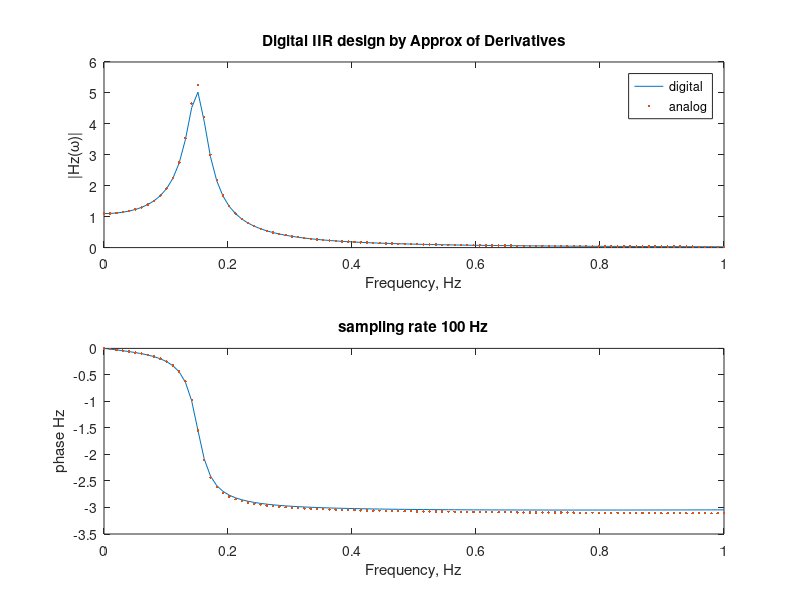
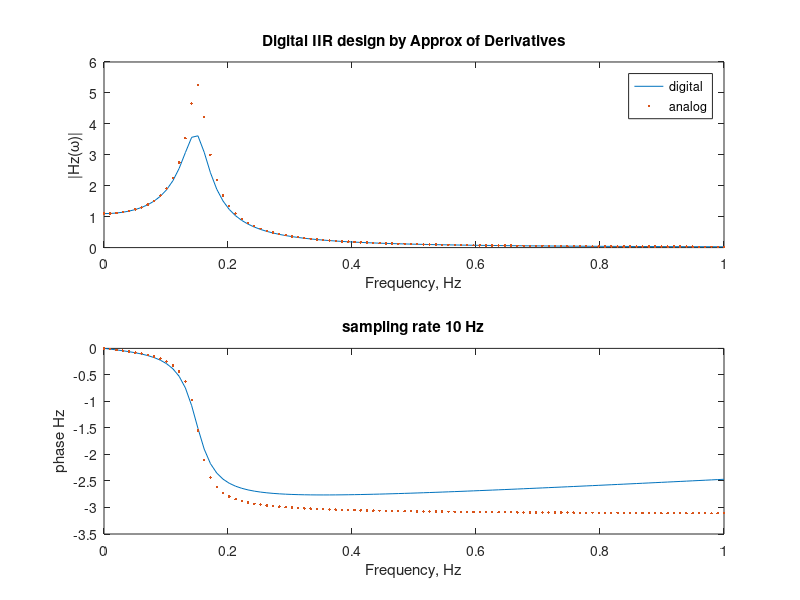
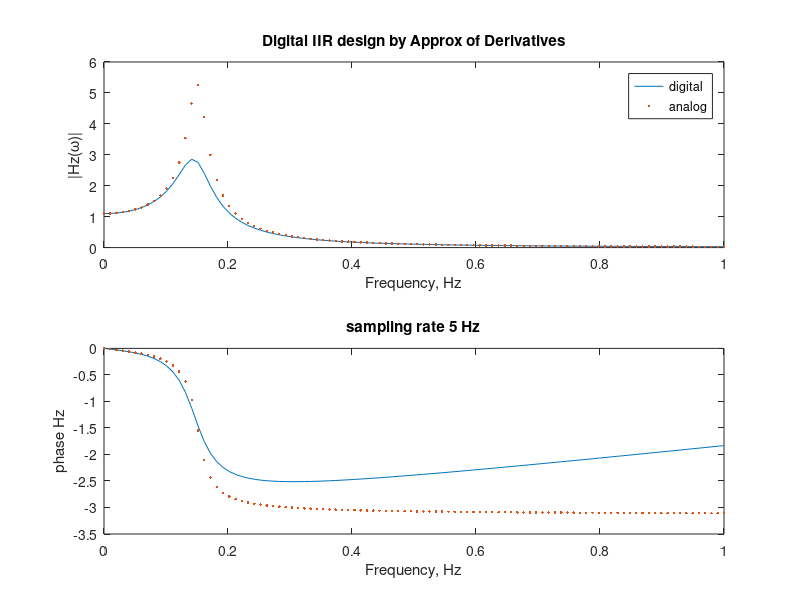
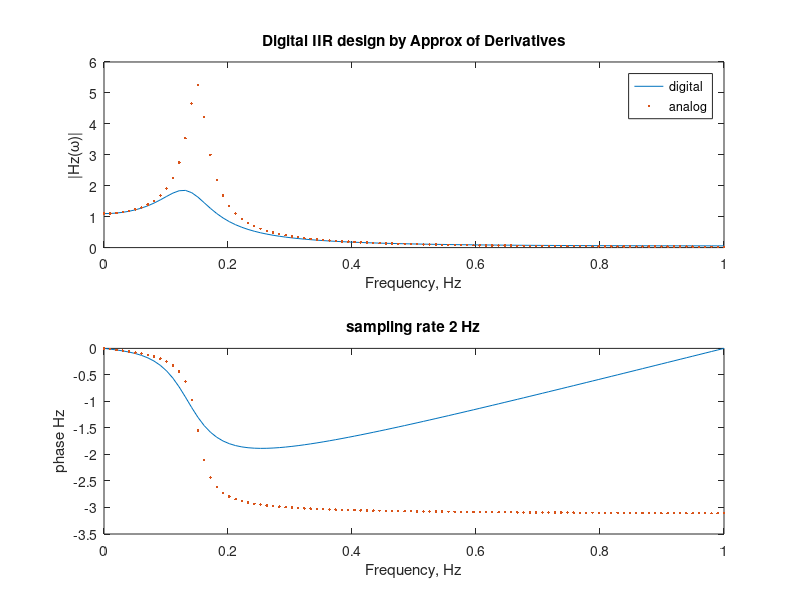

Here is the MATLAB script that generated these plots, in order:


% first, plot H(s) from Ex 10.3.1
F = linspace(0,1,100);

s = j*2*pi*F;
Ha = 1./( (s+.1).^2 + 0.9); 


% now look at digital equivalent

% interesting values:  10, 2, 1 Hz
Fs_vec = [100 10 5 2 1];
for k = 1:length(Fs_vec)
    Fs = Fs_vec(k);  % sampling rate, Hz
    T = 1/Fs;
    omega = 2*pi/Fs * F;  % digital frequency
    z = exp(j*omega);
    Hz = 1./( ( (1-1./z)/T  + .1).^2 + 0.9);
    
    figure,
    subplot(211),plot(F,abs(Hz),F,abs(Ha),'.')
    xlabel('Frequency, Hz')
    ylabel('|Hz(\omega)|')
    title('Digital IIR design by Approx of Derivatives')
    legend('digital','analog')
    subplot(212),plot(F,unwrap(angle(Hz)),F,unwrap(angle(Ha)),'.')
    xlabel('Frequency, Hz')
    ylabel('phase Hz')
    title(['sampling rate ' num2str(Fs) ' Hz'])
    pause 
end

